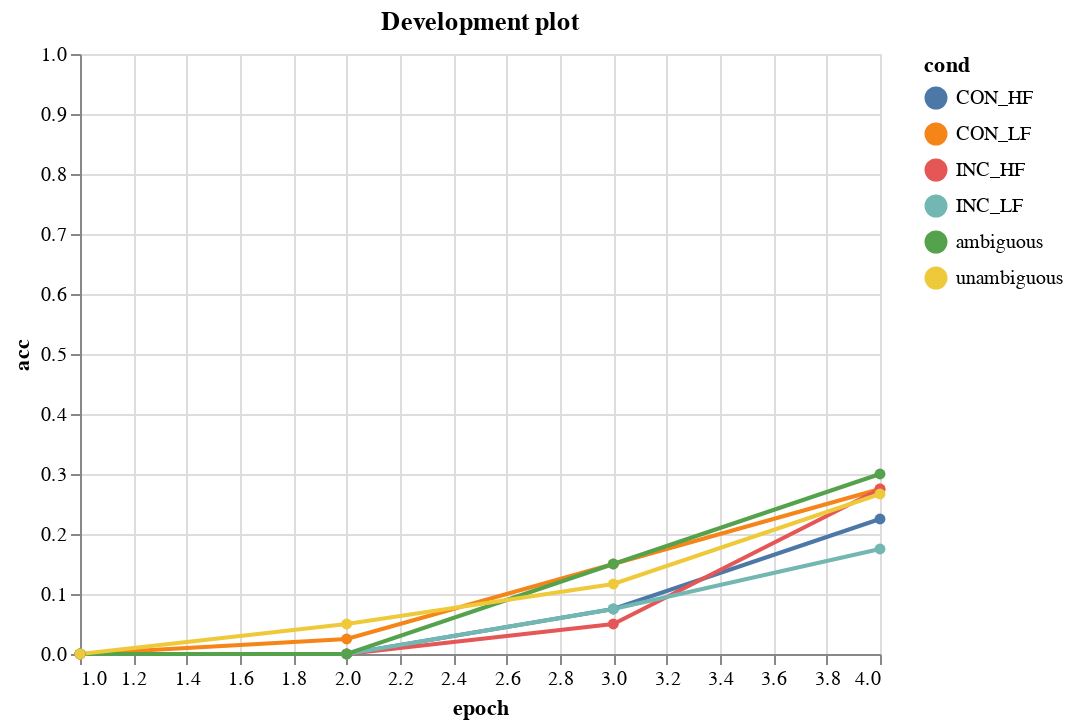

The notebook cell saved with this chart:
### Markdown cell above
### Lesion development deep dive

### Code cell
dev_inter = vis.plot_dev_interactive('acc')
dev_inter.save(cfg.path_plot_folder + 'interactive_strain_dev_full.html')
dev_inter

# dev_inter = vis_ns.plot_dev_interactive('acc')
# dev_inter.save(cfg.path_plot_folder + 'interactive_strain_dev_lesion.html')
# dev_inter

### Figure 1 — Vega-Lite specification as saved in the notebook (floating-point values rounded to 4 significant figures; data arrays with more than 128 entries replaced by an {"elided": "..."} marker saying what was removed)
{"selection": {"selector003": {"on": "click", "empty": "all", "fields": ["cond"], "bind": "legend", "type": "multi"}, "filter": {"type": "single", "fields": ["timestep"], "bind": {"step": 1, "input": "range", "min": 0, "max": 19}, "init": {"timestep": 19}}}, "config": {"view": {"continuousHeight": 300, "continuousWidth": 400}}, "encoding": {"opacity": {"condition": {"selection": "selector003", "value": 1}, "value": 0.1}, "color": {"field": "cond", "type": "nominal"}, "tooltip": [{"type": "quantitative", "field": "epoch"}, {"type": "quantitative", "field": "timestep"}, {"type": "quantitative", "field": "sample_mil"}, {"type": "quantitative", "field": "acc"}, {"type": "quantitative", "field": "sse"}], "y": {"scale": {"domain": [0, 1]}, "field": "acc", "type": "quantitative"}, "x": {"field": "epoch", "type": "quantitative"}}, "mark": {"point": true, "type": "line"}, "transform": [{"filter": {"selection": "filter"}}], "title": "Development plot", "datasets": {"data-92457539d0bbbd996db5d02661a9b121": {"elided": "480 records"}}, "data": {"name": "data-92457539d0bbbd996db5d02661a9b121"}, "$schema": "https://vega.github.io/schema/vega-lite/v4.0.2.json"}
